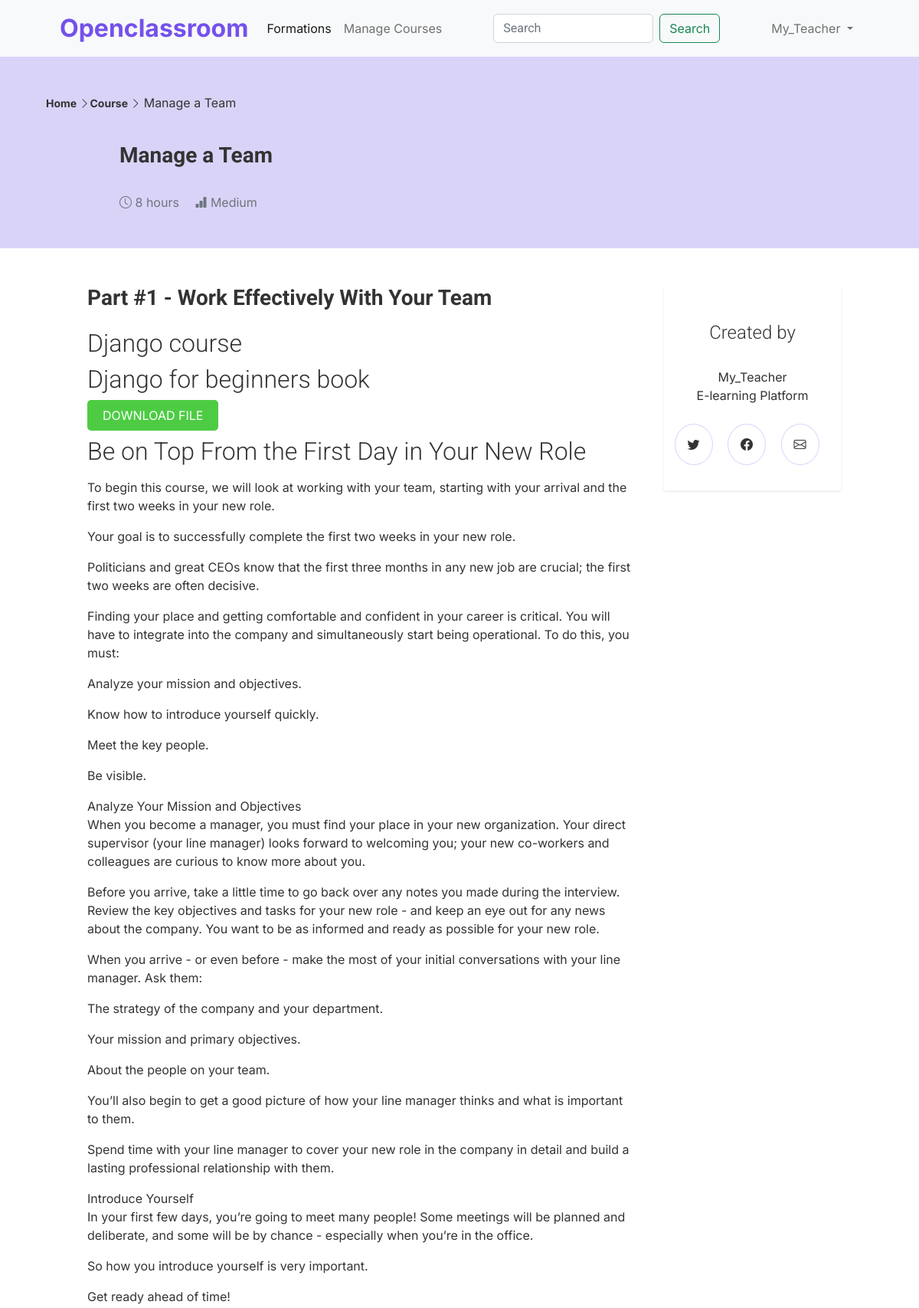
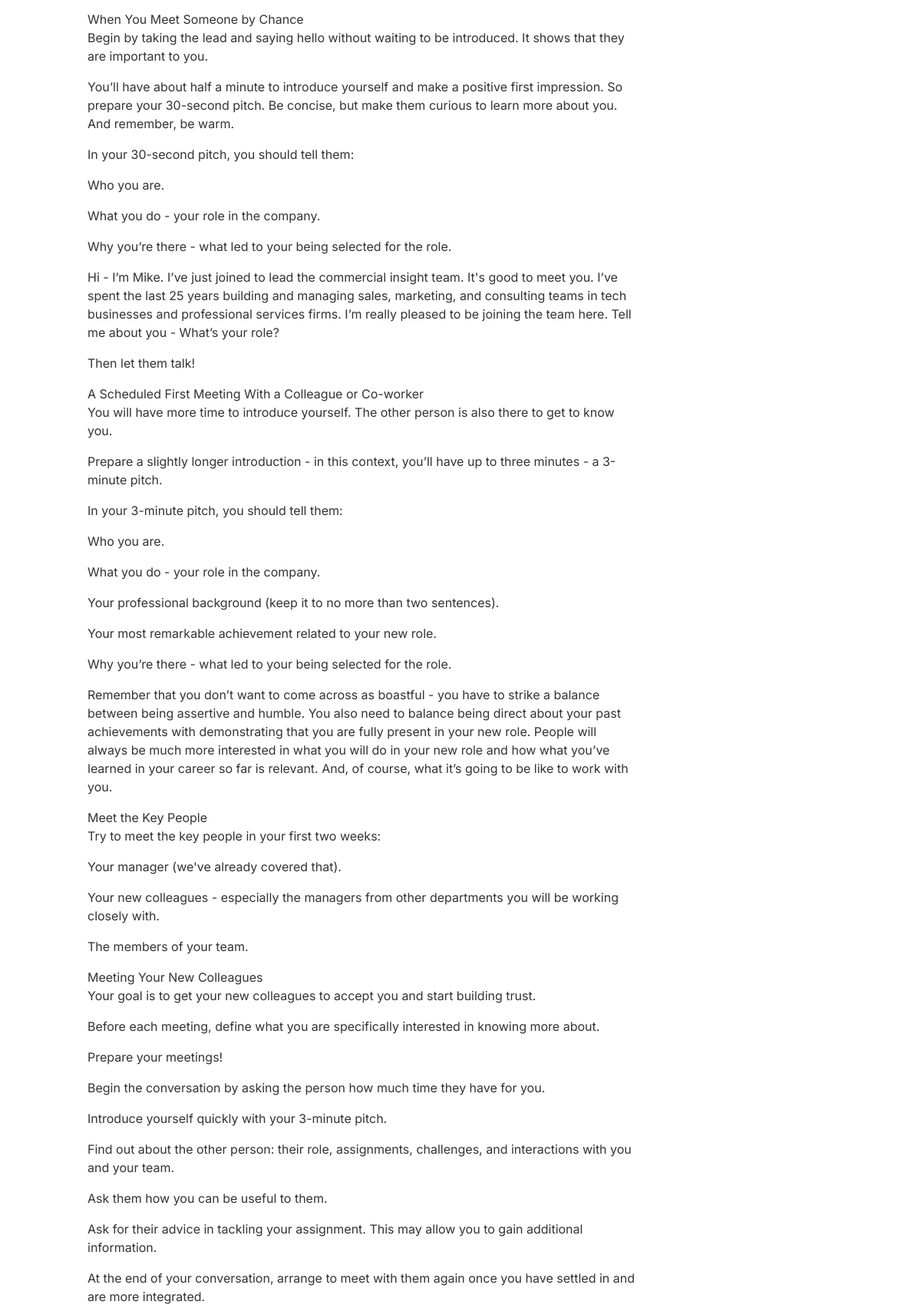
Screenshot of /student/course/7/ (signed in, upper part) with the database file from the repository (2 pictures, top to bottom).
### formation/models.py (models this page shows, shortened)
class Course(models.Model):
    LEVEL = (
        ('EASY', 'Easy'),
        ('MEDIUM', 'Medium'),
        ('HARD', 'Hard'),
    )
    owner = models.ForeignKey(User, on_delete=models.CASCADE)
    subject = models.ForeignKey(
        Subject, on_delete=models.CASCADE, related_name='courses')
    title = models.CharField(max_length=300)
    slug = models.SlugField(max_length=300)
    overview = CKEditor5Field('Overview', config_name='extends')
    description = CKEditor5Field('Description', config_name='extends')
    thumbnail = models.ImageField(
        upload_to='Course_img/', null=True, blank=True)
    thumbnail_url = models.URLField(max_length=600, null=True, blank=True)
    level = models.CharField(max_length=20, choices=LEVEL)
    learn_hours = models.IntegerField()
    created = models.DateField(auto_now_add=True)
    updated = models.DateField(auto_now=True)
    students = models.ManyToManyField(
        User, related_name='formation_joined', blank=True)
    total_score = models.PositiveIntegerField(default=0)
    class Meta:
        ordering = ['-created']

class Module(models.Model):
    course = models.ForeignKey(
        Course, on_delete=models.CASCADE, related_name='modules')
    title = models.CharField(max_length=600)
    slug = models.SlugField(null=True, blank=True)
    overview = models.TextField()
    complet = models.BooleanField(default=False)
    class Meta:
        ordering = ['id']

class Content(models.Model):
    module = models.ForeignKey(
        Module, on_delete=models.CASCADE, related_name='contents')
    content_type = models.ForeignKey(ContentType, on_delete=models.CASCADE, limit_choices_to={'model__in': (''
                                                                                                            'text',
                                                                                                            'file',
                                                                                                            'image',
                                                                                                            'video'
                                                                                                            )})
    object_id = models.PositiveIntegerField()
    item = GenericForeignKey('content_type', 'object_id')
    class Meta:
        ordering = ['object_id', 'pk']

class ItemBase(models.Model):
    owner = models.ForeignKey(
        User, on_delete=models.CASCADE, related_name='%(class)s_related')
    title = models.CharField(max_length=255)
    created = models.DateTimeField(auto_now_add=True)
    updated = models.DateTimeField(auto_now=True)
    class Meta:
        abstract = True
    def render(self):
        return render_to_string(
            f'formation/content/{self._meta.model_name}.html', {'item': self}
        )

class Video(ItemBase):
    url = models.URLField()

class File(ItemBase):
    file = models.FileField(max_length=600, upload_to='Img/course_files')

class Text(ItemBase):
    content = models.TextField()

### students/views.py (the view, shortened to what this page needs)
# urls.py: path('course/<pk>/', views.StudentCourseDetailView.as_view(),
class StudentCourseDetailView(DetailView):
    model = Course
    template_name = 'students/formations/detail.html'
    def get_queryset(self):
        qs = super().get_queryset()
        return qs.filter(students__in=[self.request.user])
    def get_context_data(self, **kwargs):
        context = super().get_context_data(**kwargs)
        course = self.get_object()
        if 'module_id' in self.kwargs:
            context['module'] = course.modules.get(
                id=self.kwargs['module_id']
            )
        else:
            context["module"] = course.modules.all()[0]
        module = context["module"]
        sorted_modules = list(course.modules.order_by('id'))
        current_module_index = sorted_modules.index(module)
        previous_module = sorted_modules[current_module_index -
                                         1] if current_module_index > 0 else None
        next_module = sorted_modules[current_module_index +
                                     1] if current_module_index < len(sorted_modules) - 1 else None
        context['previous_module'] = previous_module
        context['next_module'] = next_module
        context['completion_form'] = MarqueCompleteForm(
            initial={'complet': module.complet})
        return context

### students/forms.py
class MarqueCompleteForm(forms.Form):
    complet = forms.BooleanField(required=False, widget=forms.HiddenInput)

### formation/templatetags/has_group.py (called while the page is built)
@register.filter
def has_group(user, group_name):
    return user.groups.filter(name=group_name).exists()

### templates/students/formations/detail.html (shortened to what this page needs)
{% extends "base.html" %}
{% load static %}
{% block style %}
<link rel="stylesheet" href="{% static 'css/base.css' %}" />
{% endblock style %}
{% block content %}
<section id="detail" class="detail">
  <header class="detail-header p-5">
    <div class="container d-flex flex-column justify-content-between">
      <div>
        <small class="fw-bold"
          >Home <i class="bi bi-chevron-right"></i>Course
          <i class="bi bi-chevron-right fw-bold"></i>
        </small>
        <span>{{ object.title }}</span>
      </div>
      <br />
      <div class="detail-title mt-3">
        <h3>{{ object.title }}</h3>
        <br />
        <div class="detail-icons">
          <span class="text-secondary"
            ><i class="bi bi-clock"></i> {{ object.learn_hours}} hours
          </span>
          <span class="ms-3 text-secondary">
            <i class="bi bi-bar-chart-fill"></i>
            {{ object.get_level_display}}</span
          >
        </div>
      </div>
    </div>
  </header>
  <div class="container">
    <div class="row mt-5 mx-5">
      <div class="col-lg-9">
        <div class="container">
          <h3 class="fw-bold mb-4">{{ module.title }}</h4>
          <div>
            {% for content in module.contents.all %}
            {% with item=content.item %}
            <h2>{{ item.title }}</h2>
            {{ item.render }}
            {% endwith %}
            {% endfor %}
          </div>
        </div>
      </div>
      <div class="col-lg-3 text-center">
        <div class="shadow-sm">
          <div class="py-5">
            <h4>Created by</h4>
            <br />
            <span>{{ object.owner.username }}</span><br />
            <span>E-learning Platform</span>
            <br /><br />
            <div class="social">
              <span><i class="bi bi-twitter"></i></span>
              <span><i class="bi bi-facebook"></i></span>
              <span><i class="bi bi-envelope"></i></span>
            </div>
          </div>
        </div>
      </div>
    </div>
  </div>
</section>
{% endblock content %}

### templates/base.html (shortened to what this page needs)
{% load static %}
{% load i18n %}
{% load has_group %}
<!DOCTYPE html>
<html lang="en">
  <head>
    <link
      href="https://cdn.jsdelivr.net/npm/bootstrap@5.2.3/dist/css/bootstrap.min.css"
      rel="stylesheet"
    />
    <link
      rel="stylesheet"
      href="https://cdn.jsdelivr.net/npm/bootstrap-icons@1.10.5/font/bootstrap-icons.css"
    />
    <link rel="stylesheet" href="{% static 'css/style.css' %}" />
    {% block style %} {% endblock style %}
  </head>
  <body>
    <nav class="navbar navbar-expand-lg bg-light">
      <div class="container px-5">
        <a class="navbar-brand fw-bold fs-2 logo" href="{% url 'home' %}"
          >Openclassroom</a
        >
        <div class="collapse navbar-collapse" id="navbarSupportedContent">
          <ul class="navbar-nav me-auto mb-2 mb-lg-0">
            <li class="nav-item">
              <a
                class="nav-link active"
                aria-current="page"
                href="{% url 'course_list' %}"
                >Formations</a
              >
            </li>
            {% if request.user|has_group:"Instructors" %}
            <li class="nav-item">
              <a href="{% url 'manage_course_list' %}" class="nav-link"
                >Manage Courses</a
              >
            </li>
            {% endif %}
          </ul>
          <form class="d-flex" role="search">
            <input
              class="form-control me-2"
              type="search"
              placeholder="Search"
              aria-label="Search"
            />
            <button class="btn btn-outline-success" type="submit">
              Search
            </button>
          </form>
          <ul class="navbar-nav ms-auto mb-2 mb-lg-0 align-items-center">
            {% if request.user.is_authenticated %}
            <li class="nav-item dropdown">
              <a
                class="nav-link dropdown-toggle"
                href="#"
                role="button"
                data-bs-toggle="dropdown"
                aria-expanded="false"
              >
                {% if request.user.student.thumbnail %}
                <img
                  src="{{ request.user.student.thumbnail.url }}"
                  alt=""
                  class="img-fluid profile-img"
                />
                {% else %} {{ request.user.username }} {% endif %}
              </a>
            </li>
            {% else %}
            <li><a href="{% url 'login' %}" id="">Login</a></li>
            {% endif %}
          </ul>
        </div>
      </div>
    </nav>
    {% block content %} {% endblock content %}
  </body>
</html>

### templates/formation/content/file.html
<p class="my-3">
  <a href="{{ item.file.url }}" class="button">Download file</a>
</p>

### templates/formation/content/text.html
<p class="my-3">{{ item.content|linebreaks }}</p>

### formation/static/css/style.css (style rules this page uses)
* { font-family: "Inter", sans-serif; }
a { text-decoration: none; }
.logo { color: #7451eb; }
.detail-header { background-color: #dad3f8; }
.detail-title { margin-left: 6rem; }
.detail-title h3 { font-weight: 700; }
.detail .social { margin-top: 1rem; }
.detail .social span { border: 1px solid #dad3f8; border-radius: 50%; margin-right: 15px; padding: 1rem; }

### formation/static/css/base.css (style rules this page uses)
body { margin: 0; font-family: "Roboto", sans-serif; font-weight: 400; color: #333; }
a { color: #3fad37; text-decoration: none; }
ul { float: left; }
h1, h2, h3, h4, h5, h6 { font-family: "Roboto", sans-serif; font-weight: 300; }
input, select, textarea { border: 1px solid #ccc; border-bottom: 3px solid #ccc; padding: 8px 12px; font-size: 16px; font-family: "Roboto", sans-serif; float: left; clear: both; width: 300px; }
input[type="submit"], a.button { border-radius: 5px; background: #4dcc43; color: #fff; font-size: 16px; text-transform: uppercase; border: none; padding: 10px 20px; margin: 20px 0; }

### rows the page displays
Course: title "Manage a Team", learn_hours "8", level "Medium", owner.username "My_Teacher"
Module: title "Part #1 - Work Effectively With Your Team"
Content: item "Django course"
Content: item "Django for beginners book"
Content: item "Be on Top From the First Day in Your New Role", item.content "To begin this course, we will look at working with your team, starting with your arrival and the first two weeks in your new role. Your goal is to successfully complete the first two weeks in your new role. Politicians and great CEOs know that the first three months in any new job are crucial; the first two weeks are often decisive. Finding your place and getting comfortable and confident in your career is critical. You will have to integrate into the company and simultaneously start being operational. To do this, you must: Analyze your mission and objectives. Know how to introduce yourself quickly. Meet the key people. Be visible. Analyze Your Mission and Objectives When you become a…"

### other values shown
{{ request.user.username }} "My_Teacher"
